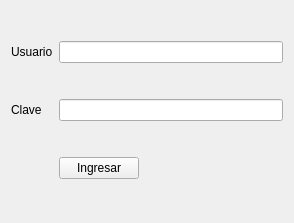
<?xml version="1.0" encoding="UTF-8"?>
<ui version="4.0">
 <class>login</class>
 <widget class="QWidget" name="login">
  <property name="geometry">
   <rect>
    <x>0</x>
    <y>0</y>
    <width>294</width>
    <height>223</height>
   </rect>
  </property>
  <property name="windowTitle">
   <string>login</string>
  </property>
  <layout class="QGridLayout" name="gridLayout">
   <item row="2" column="1">
    <widget class="QPushButton" name="pbIngresar">
     <property name="text">
      <string>Ingresar</string>
     </property>
    </widget>
   </item>
   <item row="0" column="0">
    <widget class="QLabel" name="lUsuario">
     <property name="text">
      <string>Usuario</string>
     </property>
    </widget>
   </item>
   <item row="1" column="0">
    <widget class="QLabel" name="lClave">
     <property name="text">
      <string>Clave</string>
     </property>
    </widget>
   </item>
   <item row="2" column="2">
    <spacer name="horizontalSpacer">
     <property name="orientation">
      <enum>Qt::Orientation::Horizontal</enum>
     </property>
     <property name="sizeHint" stdset="0">
      <size>
       <width>40</width>
       <height>20</height>
      </size>
     </property>
    </spacer>
   </item>
   <item row="1" column="1" colspan="2">
    <widget class="QLineEdit" name="leClave">
     <property name="echoMode">
      <enum>QLineEdit::EchoMode::Password</enum>
     </property>
    </widget>
   </item>
   <item row="0" column="1" colspan="2">
    <widget class="QLineEdit" name="leUsuario"/>
   </item>
  </layout>
 </widget>
 <resources/>
 <connections/>
</ui>
